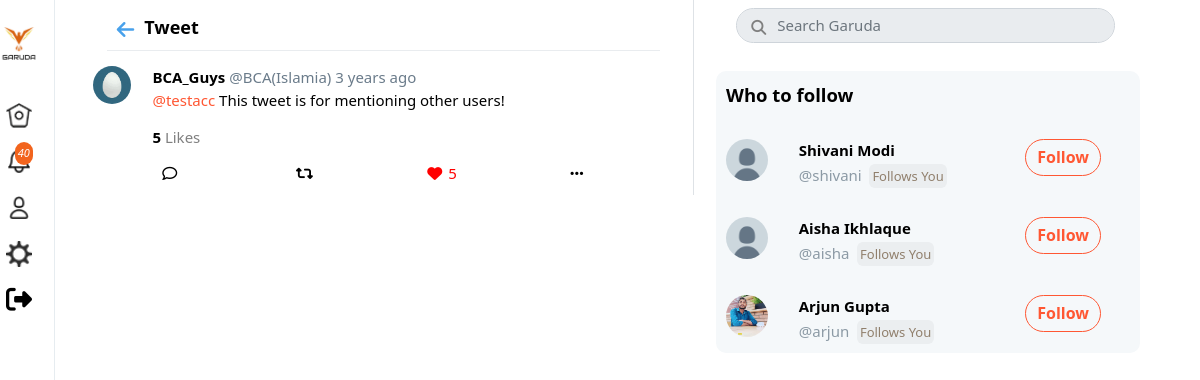
/status/362 (signed in), run on the app's committed database.
### tables this page shows
CREATE TABLE `users` (
  `id` int(11) NOT NULL,
  `username` varchar(40) NOT NULL,
  `email` varchar(255) NOT NULL,
  `password` varchar(32) NOT NULL,
  `name` varchar(40) NOT NULL,
  `img` varchar(255) NOT NULL DEFAULT 'default.jpg',
  `imgCover` varchar(255) NOT NULL DEFAULT 'cover.png',
  `bio` varchar(140) NOT NULL DEFAULT '',
  `location` varchar(255) NOT NULL DEFAULT '',
  `website` varchar(255) NOT NULL DEFAULT ''
);

CREATE TABLE `posts` (
  `id` int(11) NOT NULL,
  `user_id` int(11) NOT NULL,
  `post_on` datetime NOT NULL
);

CREATE TABLE `tweets` (
  `post_id` int(11) NOT NULL,
  `status` varchar(140) DEFAULT NULL,
  `img` text DEFAULT NULL
);

### status.php (the view, shortened to what the rows shown need)
<?php
   include 'core/init.php';
   $user_id = $_SESSION['user_id'];
   $tweet_id =  $_GET['post_id'];
   $tweet = Tweet::getData($tweet_id);
   $who_users = Follow::whoToFollow($user_id);
?>
<!DOCTYPE html>
<html lang="en">
<head>
    <link rel="stylesheet" href="assets/css/bootstrap.min.css">
    <link rel="stylesheet" href="assets/css/all.min.css">
    <link rel="stylesheet" href="assets/css/home_style.css?v=<?php echo time(); ?>">
</head>
<body>
    <div id="mine">
      <div class="grid-posts">
        <div class="border-right">
          <?php
                $retweet_comment =false;
                $qoq = false;
            if (Tweet::isTweet($tweet->id)) {
              $tweet_user = User::getData($tweet->user_id) ;
              $tweet_real = Tweet::getTweet($tweet->id);
              $timeAgo = Tweet::getTimeAgo($tweet->post_on) ;
              $likes_count = Tweet::countLikes($tweet->id) ;
            } else if (Tweet::isRetweet($tweet->id)) {
              $retweet = Tweet::getRetweet($tweet->id);
              if ($retweet->retweet_msg == null) {
                    if ($retweet->retweet_id == null) {
                      $retweeted_tweet = Tweet::getTweet($retweet->tweet_id);
                    $tweet_user = User::getData($retweeted_tweet->user_id) ;
                    $tweet_real = Tweet::getTweet($retweet->tweet_id);
                    $timeAgo = Tweet::getTimeAgo($tweet_real->post_on) ;
                    $likes_count = Tweet::countLikes($retweet->tweet_id) ;
                    $user_like_it = Tweet::userLikeIt($user_id ,$retweet->tweet_id);
                    $retweets_count = Tweet::countRetweets($retweet->tweet_id) ;
                    $user_retweeted_it = Tweet::userRetweeetedIt($user_id ,$retweet->tweet_id);
                    $retweeted_user = User::getData($tweet->user_id);
                    $retweet_sign = true;
                    } else {
                    $retweeted_tweet = Tweet::getRetweet($retweet->retweet_id);
                        if($retweeted_tweet->tweet_id != null) {
                        $tweet_user = User::getData($retweeted_tweet->user_id) ;
                        $timeAgo = Tweet::getTimeAgo($retweeted_tweet->post_on) ;
                        $likes_count = Tweet::countLikes($retweeted_tweet->post_id) ;
                        $user_like_it = Tweet::userLikeIt($user_id ,$retweeted_tweet->post_id);
                        $retweets_count = Tweet::countRetweets($retweeted_tweet->post_id) ;
                        $user_retweeted_it = Tweet::userRetweeetedIt($user_id ,$retweeted_tweet->post_id);
                        $tweet_inner = Tweet::getTweet($retweeted_tweet->tweet_id);
                        $user_inner_tweet = User::getData($tweet_inner->user_id) ;
                        $timeAgo_inner = Tweet::getTimeAgo($tweet_inner->post_on);
                        $retweeted_user = User::getData($tweet->user_id);
                        $retweet_sign = true;
                        $qoute = $retweeted_tweet->retweet_msg;
                        $retweet_comment = true;
                        } else {
                        $retweet_sign = true;
                        $tweet_user = User::getData($retweeted_tweet->user_id) ;
                         $timeAgo = Tweet::getTimeAgo($retweeted_tweet->post_on) ;
                        $likes_count = Tweet::countLikes($retweeted_tweet->post_id) ;
                        $user_like_it = Tweet::userLikeIt($user_id ,$retweeted_tweet->post_id);
                        $retweets_count = Tweet::countRetweets($retweeted_tweet->post_id) ;
                        $user_retweeted_it = Tweet::userRetweeetedIt($user_id ,$retweeted_tweet->post_id);
                        $qoq = true;
                        $qoute = $retweeted_tweet->retweet_msg;
                        $tweet_inner = Tweet::getRetweet($retweeted_tweet->retweet_id);
                        $user_inner_tweet = User::getData($tweet_inner->user_id) ;
                        $timeAgo_inner = Tweet::getTimeAgo($tweet_inner->post_on);
                        $inner_qoute  = $tweet_inner->retweet_msg;
                        $retweeted_user = User::getData($tweet->user_id);
                        }
                    }
            } else {
              if ($retweet->retweet_id == null) {
              $tweet_user = User::getData($tweet->user_id) ;
              $timeAgo = Tweet::getTimeAgo($tweet->post_on) ;
              $likes_count = Tweet::countLikes($tweet->id) ;
              $user_like_it = Tweet::userLikeIt($user_id ,$tweet->id);
              $retweets_count = Tweet::countRetweets($tweet->id) ;
              $user_retweeted_it = Tweet::userRetweeetedIt($user_id ,$tweet->id);
              $qoute = $retweet->retweet_msg;
              $retweet_comment = true;
              $tweet_inner = Tweet::getTweet($retweet->tweet_id);
              $user_inner_tweet = User::getData($tweet_inner->user_id) ;
              $timeAgo_inner = Tweet::getTimeAgo($tweet_inner->post_on);
            } else {
            $tweet_user = User::getData($tweet->user_id) ;
            $timeAgo = Tweet::getTimeAgo($tweet->post_on) ;
            $likes_count = Tweet::countLikes($tweet->id) ;
            $user_like_it = Tweet::userLikeIt($user_id ,$tweet->id);
            $retweets_count = Tweet::countRetweets($tweet->id) ;
            $user_retweeted_it = Tweet::userRetweeetedIt($user_id ,$tweet->id);
            $qoute = $retweet->retweet_msg;
            $qoq = true;
            $tweet_inner = Tweet::getRetweet($retweet->retweet_id);
            $user_inner_tweet = User::getData($tweet_inner->user_id) ;
            $timeAgo_inner = Tweet::getTimeAgo($tweet_inner->post_on);
            $inner_qoute = $tweet_inner->retweet_msg;
            if($inner_qoute == null) {
              $tweet_innerr = Tweet::getRetweet($tweet_inner->retweet_id);
              $inner_qoute = $tweet_innerr->retweet_msg;
            }
            }
            }
            }
            ?>
          <div class="box-tweet feed" style="position: relative;" >
            <div class="grid-tweet">
                <a style="position: relative; z-index:1000" href="<?php echo $tweet_user->username;  ?>">
                <img
                src="assets/images/users/<?php echo $tweet_user->img; ?>"
                alt=""
                class="img-user-tweet"
                />
                </a >
                <div>
                <p>
                <a style="position: relative; z-index:1000; color:black" href="<?php echo $tweet_user->username;  ?>">
                <strong> <?php echo $tweet_user->name ?> </strong>
                </a>
                  <span class="username-twitter">@<?php echo $tweet_user->username ?> </span>
                  <span class="username-twitter"><?php echo $timeAgo ?></span>
                </p>
                <p>
                  <?php
                  if ($retweet_comment || $qoq)
                  echo  Tweet::getTweetLinks($qoute);
                  else echo  Tweet::getTweetLinks($tweet_real->status); ?>
                </p>
                <div class="row home-follow pt-3">
                        <?php if($likes_count > 0)  { ?>
                        <div class="col-md-2 users-count">
                        </div>
                        <?php } ?>
                  </div>
                <div class="grid-reactions">
                  <div class="grid-box-reaction">
                  </div>
                  <div class="grid-box-reaction">
                  </div>
                  <div  class="grid-box-reaction"  >
                </div>
                  <div class="grid-box-reaction">
                  </div>
                </div>
              </div>
            </div>
          </div>
        </div>
        <div class="wrapper-right">
          <div class="box-share">
            <?php
            foreach($who_users as $user) {
               $user_follow = Follow::isUserFollow($user_id , $user->id) ;
               ?>
          <div class="grid-share">
          <a style="position: relative; z-index:5; color:black" href="<?php echo $user->username;  ?>">
                      <img
                        src="assets/images/users/<?php echo $user->img; ?>"
                        alt=""
                        class="img-share"
                      />
                    </a>
                    <div>
                      <p>
                      <a style="position: relative; z-index:5; color:black" href="<?php echo $user->username;  ?>">
                      <strong><?php echo $user->name; ?></strong>
                      </a>
                    </p>
                      <p class="username">@<?php echo $user->username; ?>
                      <?php if (Follow::FollowsYou($user->id , $user_id)) { ?>
                  <span class="ml-1 follows-you">Follows You</span></p>
                  <?php } ?></p></p>
                    </div>
                    <div>
                      <button class="follow-btn follow-btn-m
                      <?= $user_follow ? 'following' : 'follow' ?>"
                      data-follow="<?php echo $user->id; ?>"
                      data-user="<?php echo $user_id; ?>"
                      data-profile="<?php echo $u_id; ?>"
                      style="font-weight: 700;">
                      <?php if($user_follow) { ?>
                        Following
                      <?php } else {  ?>
                          Follow
                        <?php }  ?>
                      </button>
                    </div>
                  </div>
                  <?php }?>
          </div>
        </div>
      </div>
      </div>
</body>
</html>

### core/classes/Tweet.php (shortened to what the rows shown need)
<?php
class Tweet extends User {
        public static function getTimeAgo($timestamp){
            $time_ago        = strtotime($timestamp);
            $current_time = strtotime(date("Y-m-d H:i:s"));
            $time_difference = $current_time - $time_ago;
            $seconds         = $time_difference;
            $minutes = round($seconds / 60);
            $hours   = round($seconds / 3600);
            $days    = round($seconds / 86400);
            $weeks   = round($seconds / 604800);
            $months  = round($seconds / 2629440);
            $years   = round($seconds / 31553280);
            if ($seconds <= 60){
            return "just now";
            } else if ($minutes <= 60){
            if ($minutes == 1){
                return "one minute ago";
            } else {
                return "$minutes minutes ago";
            }
            } else if ($hours <= 24){
            if ($hours == 1){
                return "an hour ago";
            } else {
                return "$hours hrs ago";
            }
            } else if ($days <= 7){
            if ($days == 1){
                return "yesterday";
            } else {
                return "$days days ago";
            }
            } else if ($weeks <= 4.3){
            if ($weeks == 1){
                return "a week ago";
            } else {
                return "$weeks weeks ago";
            }
            } else if ($months <= 12){
            if ($months == 1){
                return "a month ago";
            } else {
                return "$months months ago";
            }
            } else {
            if ($years == 1){
                return "one year ago";
            } else {
                return "$years years ago";
            }
            }
        }
        public static function getTweetLinks($tweet){
            $tweet = preg_replace("/(https?:\/\/)([\w]+.)([\w\.]+)/", "<a href='$0' target='_blink'>$0</a>", $tweet);
            $tweet = preg_replace("/#([\w]+)/", "<a class='hash-tweet' href='#'>$0</a>", $tweet);
            $tweet = preg_replace("/@([\w]+)/", "<a class='hash-tweet' href=' ".BASE_URL."$1'>$0</a>", $tweet);
            return $tweet;
        }
        public static function countLikes($post_id) {
            $stmt = self::connect()->prepare("SELECT COUNT(post_id) as count FROM `likes`
            WHERE post_id = :post_id");
            $stmt->bindParam(":post_id" , $post_id , PDO::PARAM_STR);
            $stmt->execute();
            $count = $stmt->fetch(PDO::FETCH_OBJ);
            return $count->count;
        }
        public static function getTweet($tweet_id){
            $stmt = self::connect()->prepare("SELECT * FROM `tweets` JOIN `posts`
            on posts.id = tweets.post_id
            WHERE `post_id` = :tweet_id");
            $stmt->bindParam(":tweet_id", $tweet_id, PDO::PARAM_INT);
            $stmt->execute();
            return $stmt->fetch(PDO::FETCH_OBJ);
        }
        public static function getData($id) {
            $stmt = self::connect()->prepare("SELECT * from `posts` WHERE `id` = :id");
            $stmt->bindParam(":id" , $id , PDO::PARAM_STR);
            $stmt->execute();
        return $stmt->fetch(PDO::FETCH_OBJ);
     }
}

### data on the page
users: img (picture), name "BCA_Guys", username "BCA(Islamia)"
posts: post_on "3 years ago"
tweets: status "@testacc This tweet is for mentioning other users!"
users: img (placeholder picture), name "Shivani Modi", username "shivani"
users: img (placeholder picture), name "Aisha Ikhlaque", username "aisha"
users: img (picture), name "Arjun Gupta", username "arjun"

### other printed values
$notify_count "40"
$likes_count "5"
